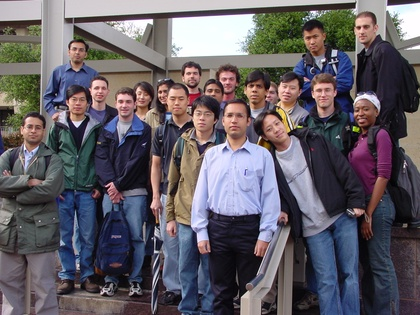
%> input picture Images/Training_1.jpg, 420 x 315 px, shrunk from 1856 x 1392 before the run
$ octave --eval "result = colorHSV(imread('../Images/Training_1.jpg'));"   (GNU Octave 9; MATLAB toolbox functions it lacks are replaced by stand-ins)
%> lines starting %> are read from the running program, lines starting %| are printed output that depends on the picture; in (x1, y1, x2, y2) boxes, pixels count from 0 and x2, y2 are one past the last pixel; in counts of white or black regions, pixels touching at a corner belong together; the program's own positions count from 1
### FaceDetectionCode/getHSV.m
function [HSV] = getHSV(img)

HSV = zeros(size(img,1), size(img,2),3);

img = rgb2hsv(img);
%> img: size 315x420x3 double; mean H, S, V 0.526, 0.284, 0.44
H = img(:,:,1) * 360.0;
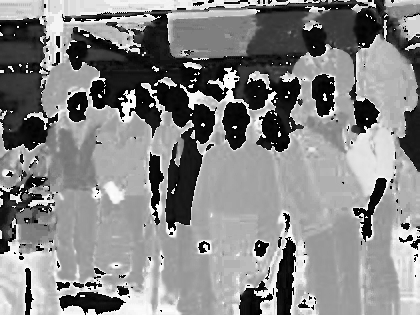
%> H: size 315x420 double; min 0, max 359.2, mean 189.2; drawn with min black and max white
S = img(:,:,2) * 1.0;
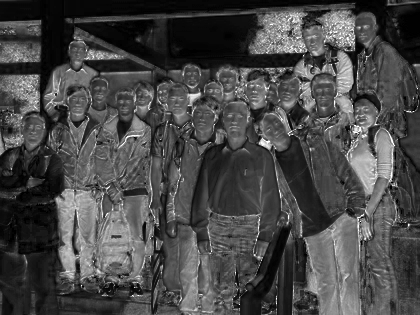
%> S: size 315x420 double; min 0, max 1, mean 0.284
V = img(:,:,3) * 100.0;
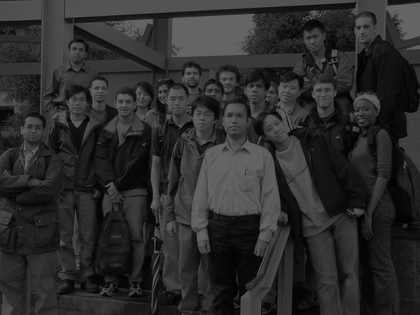
%> V: size 315x420 double; min 0.392, max 100, mean 44

if(size(img, 3) > 1)
    for i = 1:size(img,1)
        for j = 1:size(img,2)

            HSV(i,j,1) = H(i,j);
            HSV(i,j,2) = S(i,j);
            HSV(i,j,3) = V(i,j);

        end
    end
%> HSV: size 315x420x3 double; mean H, S, V 189.2, 0.3, 44
end

### FaceDetectionCode/colorHSV.m
function [final_image,counter_skin] = colorHSV(img)

counter_skin = 0;

HSV = getHSV(img);

final_image = zeros(size(HSV,1), size(HSV,2));

for i = 1:size(HSV,1)
    for j = 1:size(HSV,2)

        h = HSV(i,j,1);
        s = HSV(i,j,2);
        v = HSV(i,j,3);
        % [14 lines of commented-out code are left out]

        if(h > 0 && h < 50  && s >= 0.23 && s <= 0.68)
            final_image(i,j) = 1;
            counter_skin = counter_skin + 1;
        else
            img(i,j,1) = 0;
            img(i,j,2) = 0;
            img(i,j,3) = 0;
        end
    end
end
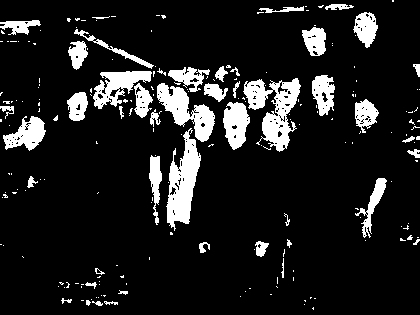
%> final_image: size 315x420 double; values 0 (black) and 1 (white), 12.1% white; 209 white regions (163 under 20 px), largest, box (x1, y1, x2, y2) and area: (243, 78, 301, 152) 1987, (166, 128, 201, 231) 1848, (157, 83, 215, 142) 1466
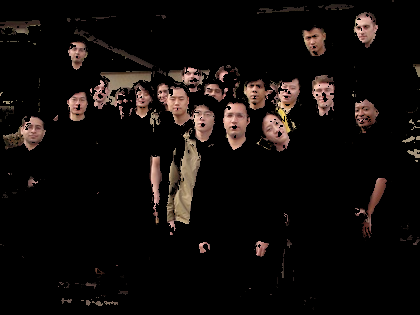
%> img: size 315x420x3 uint8; mean R, G, B 16.8, 12.6, 11
%> after the loop, counter_skin = 15963

figure,imshow(img);

$ run again, on Images/Training_2.jpg
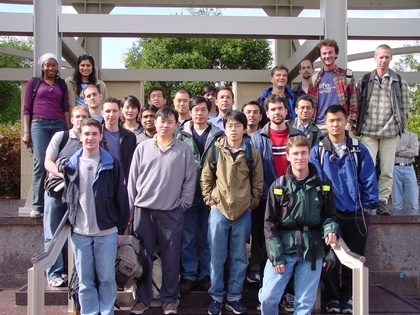
%> input picture Images/Training_2.jpg, 420 x 315 px, shrunk from 1856 x 1392 before the run
%> after the loop in colorHSV, `for i = 1:size(HSV,1)`:
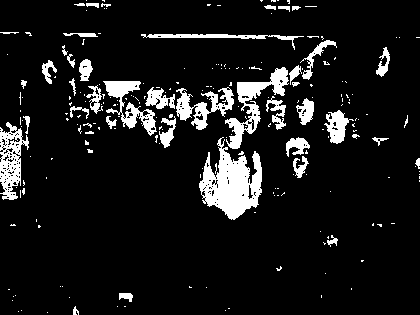
%> final_image: size 315x420 double; values 0 (black) and 1 (white), 9.8% white; 222 white regions (179 under 20 px), largest, box (x1, y1, x2, y2) and area: (199, 137, 262, 220) 2808, (225, 67, 289, 149) 1453, (0, 122, 29, 200) 1159
%> after the loop in colorHSV, `for i = 1:size(HSV,1)`:
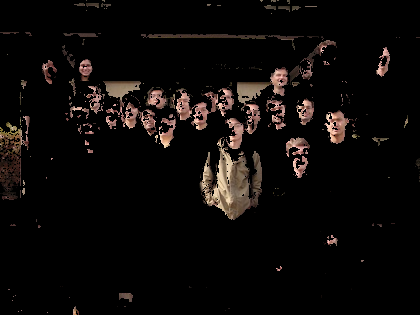
%> img: size 315x420x3 uint8; mean R, G, B 13, 10, 8.7
%> after the loop in colorHSV, `for i = 1:size(HSV,1)`: counter_skin = 13020

$ run again, on Images/Training_3.jpg
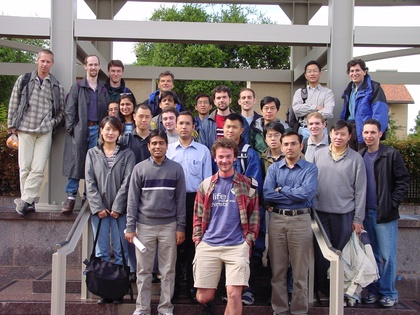
%> input picture Images/Training_3.jpg, 420 x 315 px, shrunk from 1856 x 1392 before the run
%> after the loop in colorHSV, `for i = 1:size(HSV,1)`:
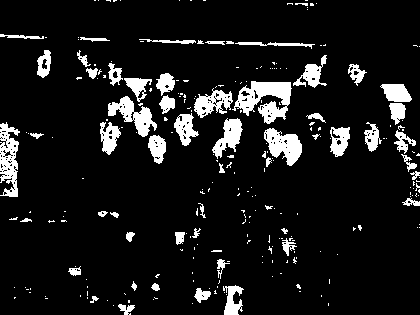
%> final_image: size 315x420 double; values 0 (black) and 1 (white), 9.9% white; 257 white regions (200 under 20 px), largest, box (x1, y1, x2, y2) and area: (232, 81, 292, 124) 1374, (0, 122, 20, 197) 906, (264, 128, 302, 166) 830
%> after the loop in colorHSV, `for i = 1:size(HSV,1)`:
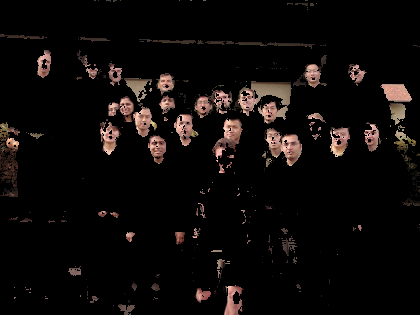
%> img: size 315x420x3 uint8; mean R, G, B 13.7, 10.3, 9.1
%> after the loop in colorHSV, `for i = 1:size(HSV,1)`: counter_skin = 13112

$ run again, on Images/Training_4.jpg
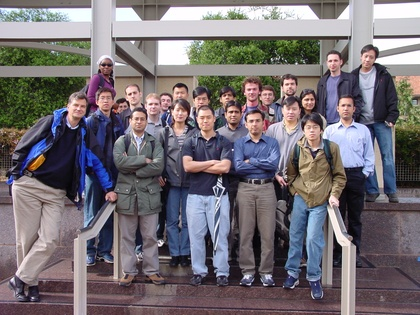
%> input picture Images/Training_4.jpg, 420 x 315 px, shrunk from 1856 x 1392 before the run
%> after the loop in colorHSV, `for i = 1:size(HSV,1)`:
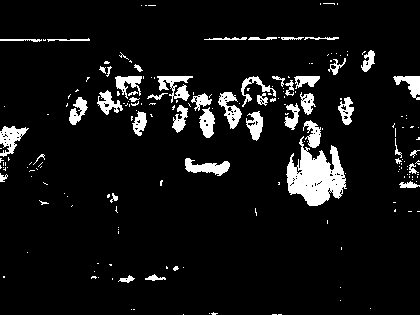
%> final_image: size 315x420 double; values 0 (black) and 1 (white), 7.6% white; 196 white regions (148 under 20 px), largest, box (x1, y1, x2, y2) and area: (286, 136, 347, 206) 2331, (157, 76, 193, 103) 440, (0, 126, 29, 157) 436
%> after the loop in colorHSV, `for i = 1:size(HSV,1)`:
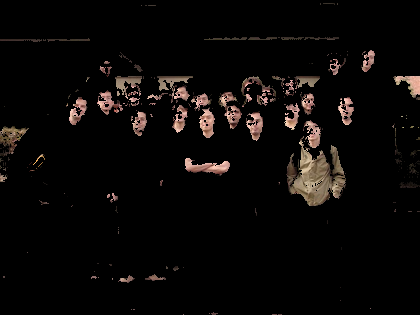
%> img: size 315x420x3 uint8; mean R, G, B 10.7, 8.4, 7.3
%> after the loop in colorHSV, `for i = 1:size(HSV,1)`: counter_skin = 10008
